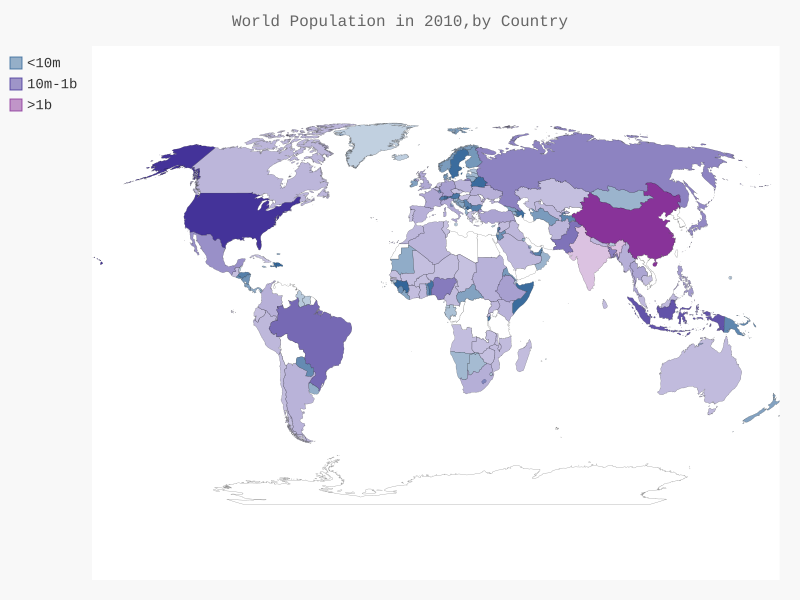

Write the Python code that produced this figure.
import json
from country_codes import get_country_code
import pygal_maps_world.maps
from pygal.style import RotateStyle as RS, LightColorizedStyle as LCS

filename = "population_data.json"
with open(filename) as f:
    pop_data = json.load(f)

cc_populations = {}
for pop_dict in pop_data:
    if pop_dict["Year"] == "2010":
        country_name = pop_dict["Country Name"]
        population = int(float(pop_dict["Value"]))
        code = get_country_code(country_name)
        if code:
            cc_populations[code] = population
# 分成三组
cc_pops_1, cc_pops_2, cc_pops_3 = {}, {}, {}
for code, pop in cc_populations.items():
    if pop < 10000000:
        cc_pops_1[code] = pop
    elif pop < 1000000000:
        cc_pops_2[code] = pop
    else:
        cc_pops_3[code] = pop
wm_style = RS("#336699", base_style=LCS)
wm = pygal_maps_world.maps.World(style=wm_style)
wm.title = "World Population in 2010,by Country"
wm.add("<10m", cc_pops_1)
wm.add("10m-1b", cc_pops_2)
wm.add(">1b", cc_pops_3)

wm.render_to_file("world_population.svg")
